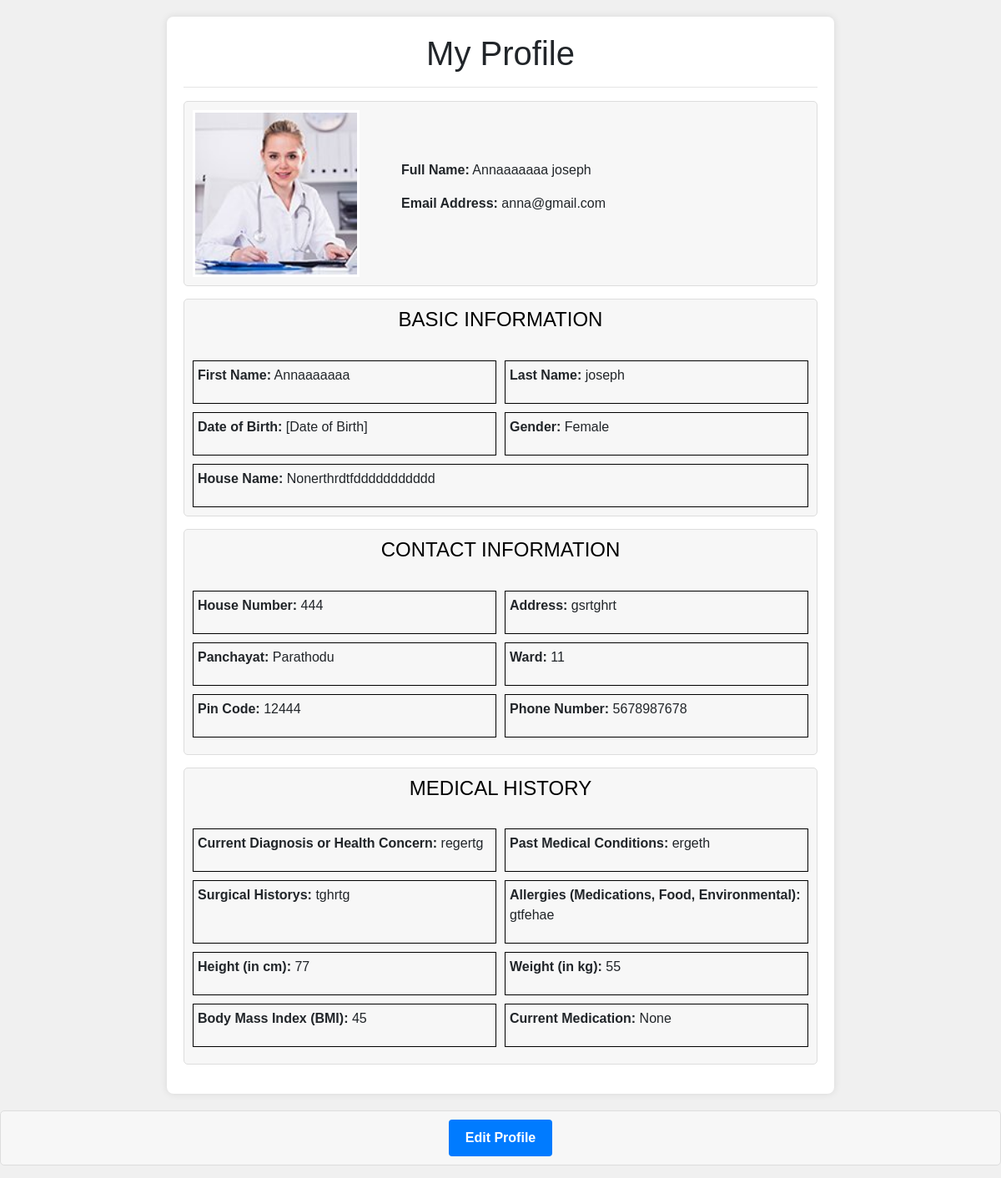
Page /print_patient_profile (signed in) on the earlier database version.
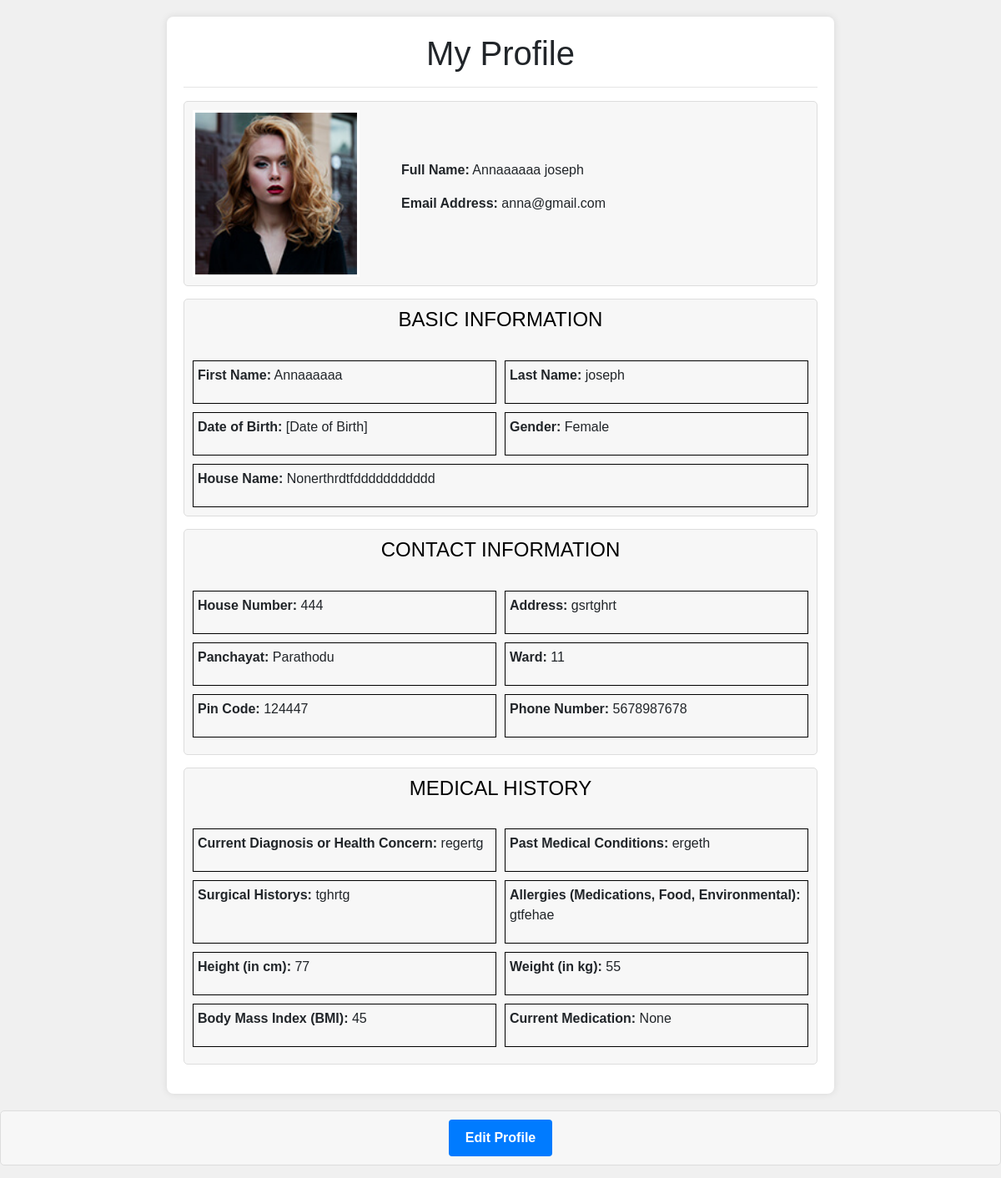
Same page on the later database version.
### GHapp/models.py (models this page shows, shortened)
class PatientProfile(models.Model):
    user = models.OneToOneField(CustomUser, on_delete=models.CASCADE, blank=True, null=True)
    first_name = models.CharField(max_length=100, null=True,blank=True)
    last_name = models.CharField(max_length=100,null=True,blank=True)
    email = models.EmailField(max_length=100,null=True,blank=True)
    profile_pic = models.ImageField(upload_to='profile_pics/', null=True, blank=True)
    gender = models.CharField(max_length=10, choices=[('Male', 'Male'), ('Female', 'Female')])
    house_name = models.CharField(max_length=100, null=True,blank=True)
    house_no = models.IntegerField(max_length=100, null=True,blank=True)
    address = models.CharField(max_length=255,null=True,blank=True)
    ward = models.CharField(max_length=100)
    pin_code = models.IntegerField(max_length=6,null=True,blank=True)
    phone_number = models.IntegerField(max_length=12,null=True,blank=True)
    current_diagnosis = models.CharField(max_length=100, null=True,blank=True)
    past_med_condition = models.CharField(max_length=100, null=True,blank=True)
    surgical_history = models.CharField(max_length=100, null=True,blank=True)
    allergies = models.CharField(max_length=100, null=True,blank=True)
    height = models.IntegerField(max_length=100, null=True,blank=True)
    weight = models.IntegerField(max_length=100, null=True,blank=True)
    bmi = models.IntegerField(max_length=100, null=True,blank=True)
    medication_names = models.CharField(max_length=100, null=True,blank=True)
    dosage = models.CharField(max_length=12,null=True,blank=True)
    frequency = models.CharField(max_length=12,null=True,blank=True)

### GHapp/views.py (the view)
# urls.py: path('print_patient_profile', views.print_patient_profile, name='print_patient_profile'),
def print_patient_profile(request):
    profile = PatientProfile.objects.filter(user=request.user).first()
    return render(request, 'print_patient_profile.html', {'profile': [profile]})

### templates/print_patient_profile.html (shortened to what the changed rows need)
{% load static %}
<!DOCTYPE html>
<html lang="en">
<head>
    <link rel="stylesheet" type="text/css" href="{% static 'assets/css/bootstrap.min.css' %}">
</head>
<body>
    <div class="container">
        <h1>My Profile</h1>
    {% for pro in profile %}
         <div class="section profile-photo-container">
            <div class="profile-photo">
                {% if pro.profile_pic %}
                    <img src="{{ pro.profile_pic.url }}" alt="Patient's Profile Photo">
                {% else %}
                    <img src="/path/to/default/profile_pic.jpg" alt="Default Profile Photo">
                {% endif %}
            </div>
            <div class="profile-details">
                <p><strong>Full Name:</strong> {{ pro.first_name }} {{ pro.last_name }}</p>
                <p><strong>Email Address:</strong> {{ user.email }}</p>
            </div>
        </div>
        <div class="section">
            <h2 style="color: black; font-size: 24px;">BASIC INFORMATION</h2><br>
            <div style="display: flex; justify-content: space-between;">
                <div style="flex: 1; border: 1px solid #000; padding: 5px;">
                    <p><strong>First Name:</strong> {{ pro.first_name }}</p>
                </div>
                <div style="flex: 1; border: 1px solid #000; padding: 5px; margin-left: 10px;">
                    <p><strong>Last Name:</strong> {{ pro.last_name }}</p>
                </div>
            </div>
            <div style="display: flex; justify-content: space-between; margin-top: 10px;">
                <div style="flex: 1; border: 1px solid #000; padding: 5px;">
                    <p><strong>Date of Birth:</strong> [Date of Birth]</p>
                </div>
                <div style="flex: 1; border: 1px solid #000; padding: 5px; margin-left: 10px;">
                    <p><strong>Gender:</strong> {{ pro.gender }}</p>
                </div>
            </div>
            <div style="display: flex; justify-content: space-between; margin-top: 10px;">
                <div style="flex: 1; border: 1px solid #000; padding: 5px;">
                    <p><strong>House Name:</strong> {{ pro.house_name }}</p>
                </div>
            </div>
        </div>
        <div class="section">
            <h2 style="color: black; font-size: 24px; text-align: center;">CONTACT INFORMATION</h2><br>
            <div style="display: flex; justify-content: space-between; margin-bottom: 10px;">
                <div style="flex: 1; border: 1px solid #000; padding: 5px;">
                    <p><strong>House Number:</strong> {{ pro.house_no }}</p>
                </div>
                <div style="flex: 1; border: 1px solid #000; padding: 5px; margin-left: 10px;">
                    <p><strong>Address:</strong> {{ pro.address }}</p>
                </div>
            </div>
            <div style="display: flex; justify-content: space-between; margin-bottom: 10px;">
                <div style="flex: 1; border: 1px solid #000; padding: 5px;">
                    <p><strong>Panchayat:</strong> Parathodu</p>
                </div>
                <div style="flex: 1; border: 1px solid #000; padding: 5px; margin-left: 10px;">
                    <p><strong>Ward:</strong> {{ pro.ward }}</p>
                </div>
            </div>
            <div style="display: flex; justify-content: space-between; margin-bottom: 10px;">
                <div style="flex: 1; border: 1px solid #000; padding: 5px;">
                    <p><strong>Pin Code:</strong> {{ pro.pin_code }}</p>
                </div>
                <div style="flex: 1; border: 1px solid #000; padding: 5px; margin-left: 10px;">
                    <p><strong>Phone Number:</strong> {{ pro.phone_number }}</p>
                </div>
            </div>
        </div>
        <div class="section">
            <h2 style="color: black; font-size: 24px; text-align: center;">MEDICAL HISTORY</h2><br>
            <div style="display: flex; justify-content: space-between; margin-bottom: 10px;">
                <div style="flex: 1; border: 1px solid #000; padding: 5px;">
                    <p><strong>Current Diagnosis or Health Concern:</strong> {{ pro.current_diagnosis }}</p>
                </div>
                <div style="flex: 1; border: 1px solid #000; padding: 5px; margin-left: 10px;">
                    <p><strong>Past Medical Conditions:</strong> {{ pro.past_med_condition }}</p>
                </div>
            </div>
            <div style="display: flex; justify-content: space-between; margin-bottom: 10px;">
                <div style="flex: 1; border: 1px solid #000; padding: 5px;">
                    <p><strong>Surgical Historys:</strong> {{ pro.surgical_history }}</p>
                </div>
                <div style="flex: 1; border: 1px solid #000; padding: 5px; margin-left: 10px;">
                    <p><strong>Allergies (Medications, Food, Environmental):</strong> {{ pro.allergies }}</p>
                </div>
            </div>
            <div style="display: flex; justify-content: space-between; margin-bottom: 10px;">
                <div style="flex: 1; border: 1px solid #000; padding: 5px;">
                    <p><strong>Height (in cm):</strong> {{ pro.height }}</p>
                </div>
                <div style="flex: 1; border: 1px solid #000; padding: 5px; margin-left: 10px;">
                    <p><strong>Weight (in kg):</strong> {{ pro.weight }}</p>
                </div>
            </div>
            <div style="display: flex; justify-content: space-between; margin-bottom: 10px;">
                <div style="flex: 1; border: 1px solid #000; padding: 5px;">
                    <p><strong>Body Mass Index (BMI):</strong> {{ pro.bmi }}</p>
                </div>
                <div style="flex: 1; border: 1px solid #000; padding: 5px; margin-left: 10px;">
                    <p><strong>Current Medication:</strong> {{ pro.medication_names }}</p>
                </div>
            </div>
        </div>
    </div>
    {% endfor %}
</body>
</html>

Differences in the rows shown:
changed PatientProfile "joseph": profile_pic: a different picture; first_name "Annaaaaaaa" → "Annaaaaaa"; pin_code "12444" → "124447"
